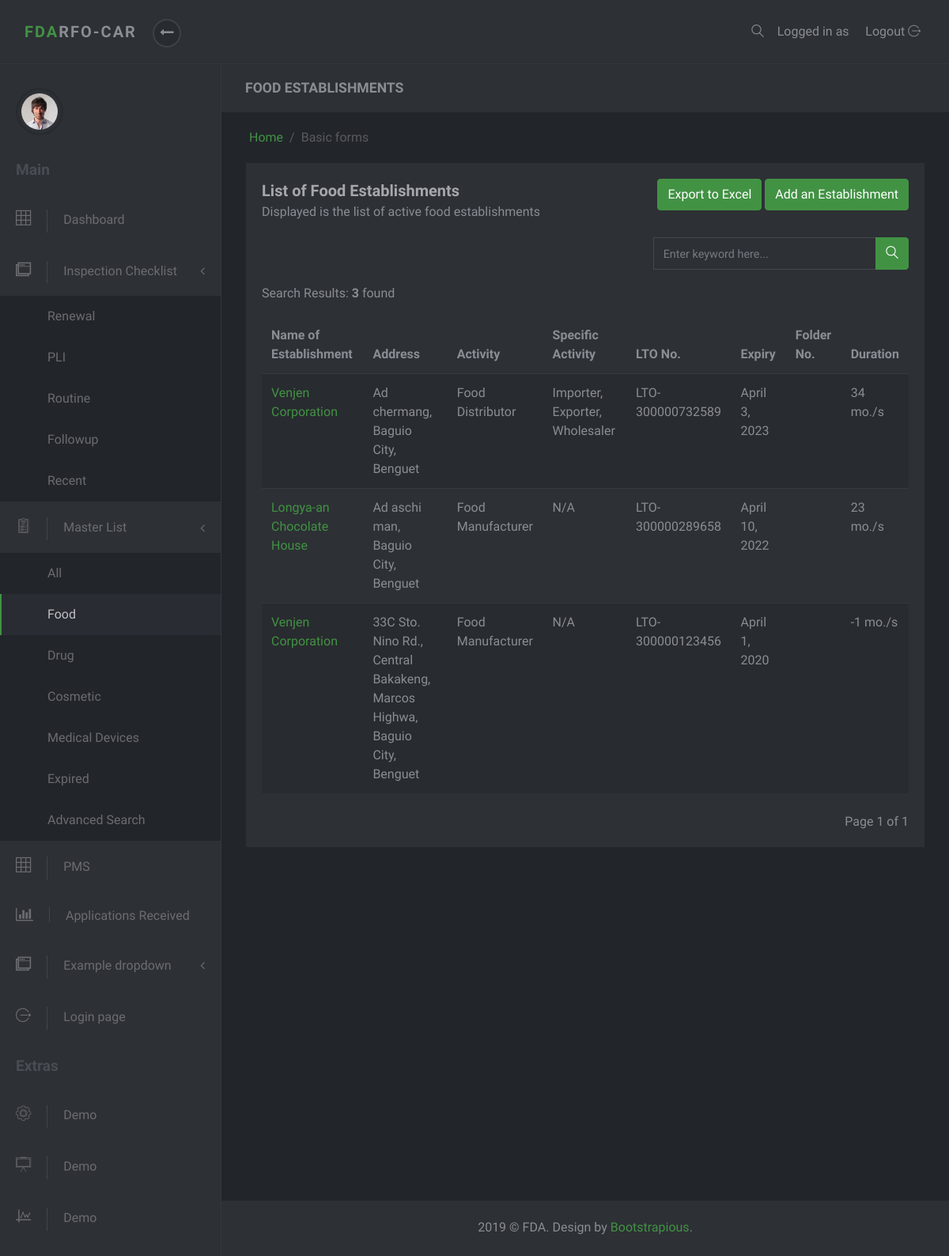
Before: /masterlist/food/ with the older database file.
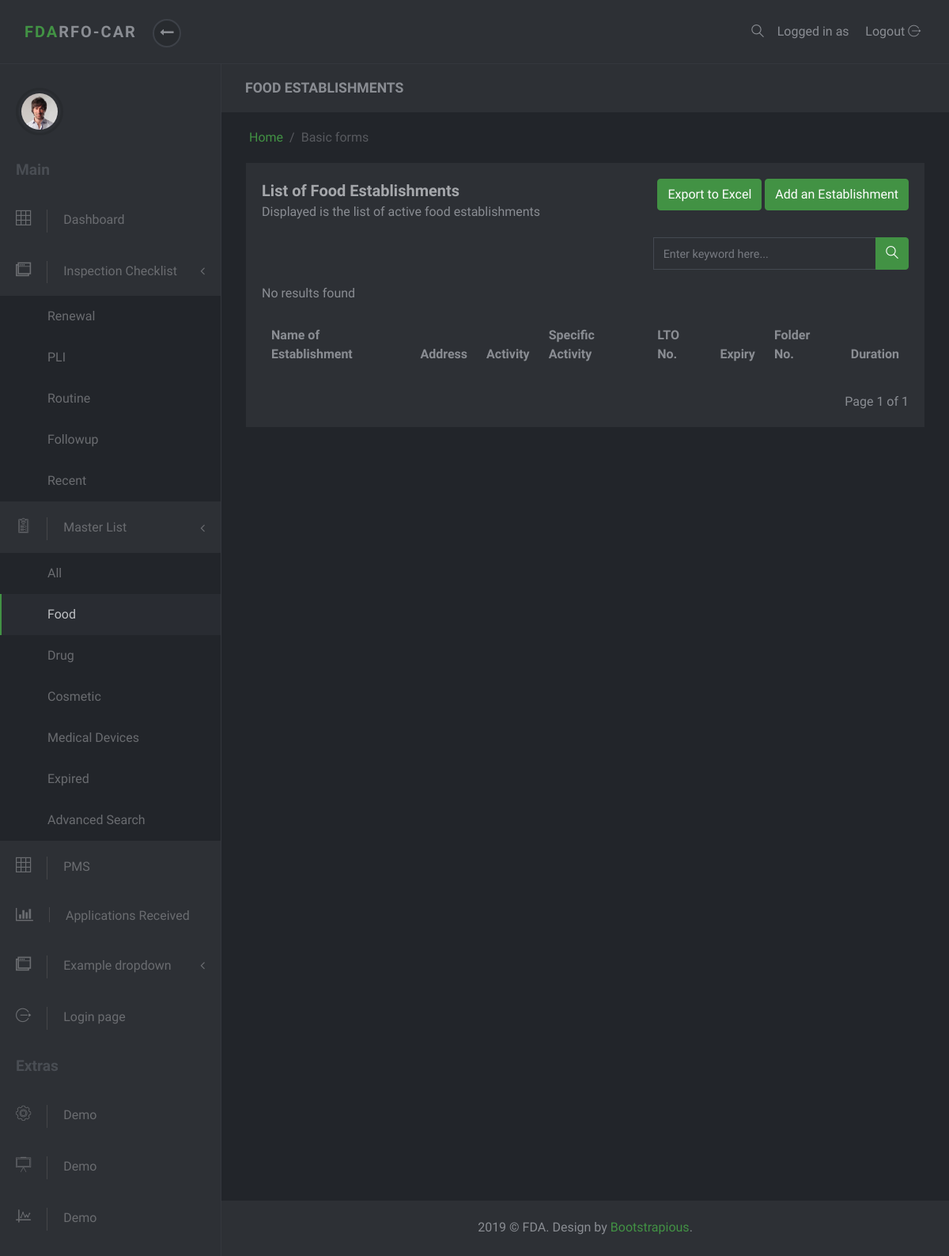
After: the same page with the newer database file.
### masterlist/models.py (models this page shows, shortened)
class Establishment(models.Model):
    date_modified = models.DateTimeField('date modified', default=timezone.now)
    name = models.CharField(max_length=60)
    product_type = models.ForeignKey(ProductType, on_delete=models.SET_NULL, null=True)
    center = models.CharField(max_length=6, choices=constants.CENTERS)
    primary_activity = models.ForeignKey(PrimaryActivity, on_delete=models.CASCADE, null=True)
    specific_activity = models.ManyToManyField(SpecificActivity)
    additional_activity = models.ForeignKey(AdditionalActivity, on_delete=models.SET_NULL, null=True)
    product_line = models.ForeignKey(ProductLine, on_delete=models.SET_NULL, null=True, blank=True)
    plant_address = models.OneToOneField(PlantAddress, on_delete=models.SET_NULL, null=True)
    office_address = models.OneToOneField(OfficeAddress, on_delete=models.SET_NULL, null=True)
    authorized_officer = models.OneToOneField(AuthorizedOfficer, on_delete=models.SET_NULL, null=True)
    remarks = models.CharField(max_length=100, null=True, blank=True, verbose_name='Product Remarks')
    status = models.CharField(max_length=8, choices=constants.EST_STATUS, null=True, default="Active")
    expiredlist = mymanagers.ExpiredListManager()
    objects = models.Manager()
    def specific_activities(self):
        return ",\n".join(s.name for s in self.specific_activity.all())
    class Meta:
        ordering = ['-date_modified']

class Address(models.Model):
    address = models.CharField(max_length=250)
    region = models.ForeignKey(Region, on_delete=models.SET_NULL, null=True)
    province = models.ForeignKey(Province, on_delete=models.SET_NULL, null=True)
    municipality_or_city = models.ForeignKey(CityOrMunicipality, on_delete=models.SET_NULL, null=True)
    def full_address(self):
        return self.address + ', ' + self.municipality_or_city.name + ', ' + self.province.name

class CityOrMunicipality(models.Model):
    name = models.CharField(max_length=30)
    description = models.CharField(max_length=50, null=True, blank=True)
    province = models.ForeignKey(Province, on_delete=models.CASCADE)

class Province(models.Model):
    name = models.CharField(max_length=30)
    region = models.ForeignKey(Region, on_delete=models.SET_NULL, null=True)

class ProductType(models.Model):
    name = models.CharField(max_length=50)
    def __str__(self):
        return self.name

class PrimaryActivity(models.Model):
    name = models.CharField(max_length=150)
    def __str__(self):
        return self.name

class SpecificActivity(models.Model):
    name = models.CharField(max_length=150)

class Lto(models.Model):
    establishment = models.ForeignKey(Establishment, on_delete=models.CASCADE, null=True, related_name='ltos')
    issuance = models.DateTimeField(null=True, blank=True, verbose_name='Date Issued')
    lto_number = models.CharField(max_length=20)
    expiry = models.DateTimeField('expiry date')
    def get_duration(self):
        start_date = datetime.now().date()
        end_date = self.expiry.date()
        difference = relativedelta.relativedelta(end_date, start_date)
        month = difference.years * 12 + difference.months
        return month
    class Meta:
        ordering = ['-expiry']
        get_latest_by = 'expiry'

### masterlist/views.py (the view, shortened to what this page needs)
# urls.py: path('food/', FoodListView.as_view(), name='food-list'),
class FoodListView(MasterListView):
    template_name = 'masterlist/food-list.html'
    def get_context_data(self, **kwargs):
        establishments = Establishment.objects.filter(product_type__name='Food')
        super().init_establishments(establishments)
        context = super().get_context_data()
        context['foodlist_active'] = "active"
        return context

### masterlist/masterlistview.py (called while the page is built, shortened)
    def get_context_data(self, **kwargs):
        context = super().get_context_data(**kwargs)
        page = self.request.GET.get('page')
        paginator = mypaginator.MyPaginator(self.get_establishments(), self.items_per_page, page)
        establishments = paginator.get_paginated_result()
        context['paginated_result'] = establishments
        context['result_count'] = paginator.get_result_count()
        return context

    def init_establishments(self, establishments):
        self.establishments = establishments

    def get_establishments(self):
        establishments = self.establishments
        query = self.request.GET.get('q', None)
        return establishments

### masterlist/mypaginator.py (called while the page is built)
    def get_paginated_result(self):
        paginated_result = ''
        paginator = Paginator(self.query_set, self.items_per_page)
        page = self.page
        try:
            paginated_result = paginator.page(page)
        except PageNotAnInteger:
            paginated_result = paginator.page(1)
        except EmptyPage:
            paginated_result = paginator.page(paginator.num_pages)
        self.count = paginator.count
        return paginated_result

### masterlist/templates/masterlist/food-list.html (shortened to what this page needs)
{% extends 'base-site.html' %}
{% block subtitle %} FOOD ESTABLISHMENTS {% endblock %}
{% block content %}
<section class="no-padding-top">
    <div class="container-fluid">
        <div class="row">
            <div class="col-lg-12">
                <div class="block">
                    <div class="title">
                        <div class="row">
                            <div class="col-md-6">
                                <strong>List of Food Establishments</strong>
                                <span class="d-block">Displayed is the list of active food establishments</span>
                            </div>
                            <div class="col-md-6 text-right">
                                <a class="btn btn-primary" href="{% url 'masterlist:export-food' %}" target="_blank">Export to Excel</a>
                                <a class="btn btn-primary" href="{% url 'admin:masterlist_establishment_add' %}" target="_blank">Add an Establishment</a>
                            </div>
                        </div>
                    </div>
                    <div class="row">
                        <div class="col-md-7">
                        </div>
                        <div class="col-md-5">
                            <form action="" method='get'>
                                {% include 'partial/search_input.html' %}
                            </form>
                        </div>
                    </div>
                    <div class="block-body">
                        {% include 'partial/search_result_count.html' %}
                        <div class="table-responsive">
                            <table class="table table-striped table-hover">
                                <thead>
                                    <tr>
                                        <th>Name of Establishment</th>
                                        <th>Address</th>
                                        <th>Activity</th>
                                        <th>Specific Activity</th>
                                        <th>LTO No.</th>
                                        <th>Expiry</th>
                                        <th>Folder No.</th>
                                        <th>Duration</th>
                                    </tr>
                                </thead>
                                <tbody>
                                    {% for est in paginated_result %}
                                    <tr>
                                        <td><a href="{% url 'masterlist:est-detail' est.id %}">{{est.name}}</a></td>
                                        <td>{{est.plant_address.full_address}}</td>
                                        <td>{{est.product_type}} {{est.primary_activity}}</td>
                                        <td>{{est.specific_activities}}</td>
                                        <td>{{est.ltos.latest.lto_number}}</td>
                                        <td>{{est.ltos.latest.expiry.date}}</td>
                                        <td>{{est.folder_id}}</td>
                                        <td>{{est.ltos.first.get_duration}} mo./s</td>
                                    </tr>
                                    {% endfor %}
                                </tbody>
                            </table>
                        </div>
                        <br>
                        {% include 'partial/pagination.html' %}
                    </div>
                </div>
            </div>
        </div>
    </div>
</section>
{% endblock %}

Changed rows visible on the page:
removed Establishment: name "Venjen Corporation", plant_address.full_address "Ad chermang, Baguio City, Benguet", product_type "Food", primary_activity "Distributor", specific_activities "Importer, Exporter, Wholesaler", ltos.latest.lto_number "LTO-300000732589", ltos.latest.expiry "April 3, 2023", ltos.first.get_duration "34"
removed Establishment: name "Longya-an Chocolate House", plant_address.full_address "Ad aschi man, Baguio City, Benguet", product_type "Food", primary_activity "Manufacturer", specific_activities "N/A", ltos.latest.lto_number "LTO-300000289658", ltos.latest.expiry "April 10, 2022", ltos.first.get_duration "23"
removed Establishment: name "Venjen Corporation", plant_address.full_address "33C Sto. Nino Rd., Central Bakakeng, Marcos Highwa, Baguio City, Benguet", product_type "Food", primary_activity "Manufacturer", specific_activities "N/A", ltos.latest.lto_number "LTO-300000123456", ltos.latest.expiry "April 1, 2020", ltos.first.get_duration "-1"
Other visible differences:
{{ result_count }}: "3" → (not shown)
text no longer shown: "Search Results: found"
text now shown: "No results found"
